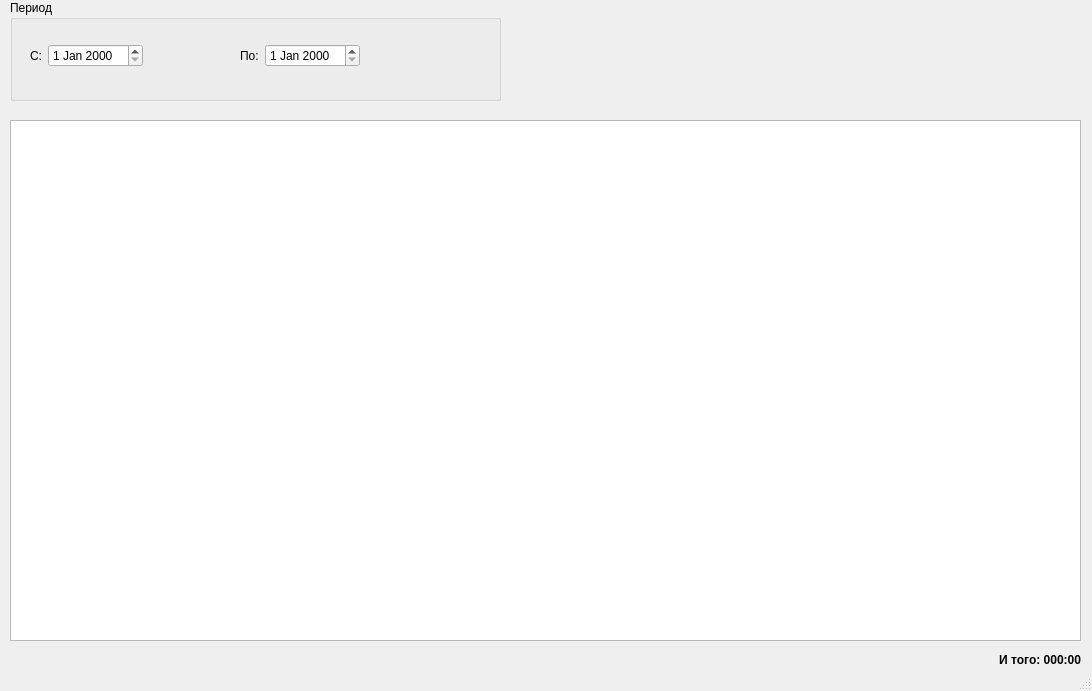
<?xml version="1.0" encoding="UTF-8"?>
<ui version="4.0">
 <class>worksReportDialog</class>
 <widget class="QDialog" name="worksReportDialog">
  <property name="geometry">
   <rect>
    <x>0</x>
    <y>0</y>
    <width>1092</width>
    <height>691</height>
   </rect>
  </property>
  <property name="windowTitle">
   <string>Время по задачам за период</string>
  </property>
  <property name="sizeGripEnabled">
   <bool>true</bool>
  </property>
  <property name="modal">
   <bool>true</bool>
  </property>
  <widget class="QTableView" name="m_reportView">
   <property name="geometry">
    <rect>
     <x>10</x>
     <y>120</y>
     <width>1071</width>
     <height>521</height>
    </rect>
   </property>
   <property name="editTriggers">
    <set>QAbstractItemView::NoEditTriggers</set>
   </property>
   <property name="selectionBehavior">
    <enum>QAbstractItemView::SelectRows</enum>
   </property>
   <property name="sortingEnabled">
    <bool>true</bool>
   </property>
  </widget>
  <widget class="QLabel" name="m_sumTimeLabel">
   <property name="geometry">
    <rect>
     <x>950</x>
     <y>650</y>
     <width>131</width>
     <height>19</height>
    </rect>
   </property>
   <property name="font">
    <font>
     <weight>75</weight>
     <bold>true</bold>
    </font>
   </property>
   <property name="text">
    <string>И того: 000:00</string>
   </property>
   <property name="textFormat">
    <enum>Qt::AutoText</enum>
   </property>
   <property name="alignment">
    <set>Qt::AlignRight|Qt::AlignTrailing|Qt::AlignVCenter</set>
   </property>
  </widget>
  <widget class="QGroupBox" name="groupBox">
   <property name="geometry">
    <rect>
     <x>10</x>
     <y>0</y>
     <width>491</width>
     <height>101</height>
    </rect>
   </property>
   <property name="title">
    <string>Период</string>
   </property>
   <widget class="QWidget" name="layoutWidget">
    <property name="geometry">
     <rect>
      <x>20</x>
      <y>40</y>
      <width>421</width>
      <height>32</height>
     </rect>
    </property>
    <layout class="QHBoxLayout" name="horizontalLayout_3">
     <item>
      <layout class="QHBoxLayout" name="horizontalLayout">
       <item>
        <widget class="QLabel" name="label">
         <property name="text">
          <string>C:</string>
         </property>
        </widget>
       </item>
       <item>
        <widget class="QDateEdit" name="m_dateFromEdit"/>
       </item>
      </layout>
     </item>
     <item>
      <spacer name="horizontalSpacer">
       <property name="orientation">
        <enum>Qt::Horizontal</enum>
       </property>
       <property name="sizeHint" stdset="0">
        <size>
         <width>80</width>
         <height>20</height>
        </size>
       </property>
      </spacer>
     </item>
     <item>
      <layout class="QHBoxLayout" name="horizontalLayout_2">
       <item>
        <widget class="QLabel" name="label_2">
         <property name="text">
          <string>По:</string>
         </property>
        </widget>
       </item>
       <item>
        <widget class="QDateEdit" name="m_dateToEdit"/>
       </item>
      </layout>
     </item>
     <item>
      <spacer name="horizontalSpacer_2">
       <property name="orientation">
        <enum>Qt::Horizontal</enum>
       </property>
       <property name="sizeHint" stdset="0">
        <size>
         <width>20</width>
         <height>20</height>
        </size>
       </property>
      </spacer>
     </item>
    </layout>
   </widget>
  </widget>
 </widget>
 <resources/>
 <connections/>
</ui>
